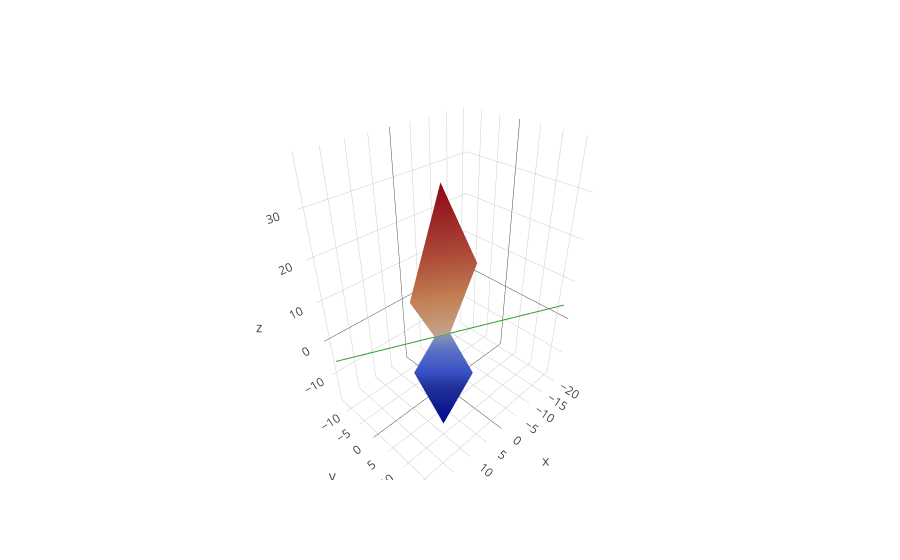

Notebook code for this chart:
### Code cell
n1 = [2.0, 3.0, -1.0]
d1 = 7.0
z1 = zCoordinates(n1, d1)

n2 = [1.0, 1.0, 1.0]
d2 = 1.0
z2 = zCoordinates(n2, d2)

gradient = np.cross(n1,n2)

point = pointIntersect(n1, d1, n2, d2)

print(gradient, point)

x3 = [point[0] + gradient[0]* t for t in np.linspace(-5, 5, 50)]
y3 = [point[1] + gradient[1]* t for t in np.linspace(-5, 5, 50)]
z3 = [point[2] + gradient[2]* t for t in np.linspace(-5, 5, 50)]

iplot(
    [dict(z=z1,
          colorscale='Reds',
          showscale=False,
          type='surface'),
     dict(z=z2,
          colorscale='Blues',
          showscale=False,
          type='surface'),
     go.Scatter3d(x = x3,
                  y = y3,
                  z = z3,
                  mode = 'lines'
                 )
    ]
)

### Figure 1 — Plotly figure (JSON) as saved in the notebook; plotly's stock layout.template omitted (floating-point values rounded to 4 significant figures)
{"data": [{"colorscale": "Reds", "showscale": false, "type": "surface", "z": [[-7, -5, -3, -1, 1, 3, 5, 7, 9, 11], [-4, -2, 0, 2, 4, 6, 8, 10, 12, 14], [-1, 1, 3, 5, 7, 9, 11, 13, 15, 17], [2, 4, 6, 8, 10, 12, 14, 16, 18, 20], [5, 7, 9, 11, 13, 15, 17, 19, 21, 23], [8, 10, 12, 14, 16, 18, 20, 22, 24, 26], [11, 13, 15, 17, 19, 21, 23, 25, 27, 29], [14, 16, 18, 20, 22, 24, 26, 28, 30, 32], [17, 19, 21, 23, 25, 27, 29, 31, 33, 35], [20, 22, 24, 26, 28, 30, 32, 34, 36, 38]]}, {"colorscale": "Blues", "showscale": false, "type": "surface", "z": [[1, 0, -1, -2, -3, -4, -5, -6, -7, -8], [0, -1, -2, -3, -4, -5, -6, -7, -8, -9], [-1, -2, -3, -4, -5, -6, -7, -8, -9, -10], [-2, -3, -4, -5, -6, -7, -8, -9, -10, -11], [-3, -4, -5, -6, -7, -8, -9, -10, -11, -12], [-4, -5, -6, -7, -8, -9, -10, -11, -12, -13], [-5, -6, -7, -8, -9, -10, -11, -12, -13, -14], [-6, -7, -8, -9, -10, -11, -12, -13, -14, -15], [-7, -8, -9, -10, -11, -12, -13, -14, -15, -16], [-8, -9, -10, -11, -12, -13, -14, -15, -16, -17]]}, {"mode": "lines", "type": "scatter3d", "x": [-20, -19.18, -18.37, -17.55, -16.73, -15.92, -15.1, -14.29, -13.47, -12.65, -11.84, -11.02, -10.2, -9.388, -8.571, -7.755, -6.939, -6.122, -5.306, -4.49, -3.673, -2.857, -2.041, -1.224, -0.4082, 0.4082, 1.224, 2.041, 2.857, 3.673, 4.49, 5.306, 6.122, 6.939, 7.755, 8.571, 9.388, 10.2, 11.02, 11.84, 12.65, 13.47, 14.29, 15.1, 15.92, 16.73, 17.55, 18.37, 19.18, 20], "y": [17, 16.39, 15.78, 15.16, 14.55, 13.94, 13.33, 12.71, 12.1, 11.49, 10.88, 10.27, 9.653, 9.041, 8.429, 7.816, 7.204, 6.592, 5.98, 5.367, 4.755, 4.143, 3.531, 2.918, 2.306, 1.694, 1.082, 0.4694, -0.1429, -0.7551, -1.367, -1.98, -2.592, -3.204, -3.816, -4.429, -5.041, -5.653, -6.265, -6.878, -7.49, -8.102, -8.714, -9.327, -9.939, -10.55, -11.16, -11.78, -12.39, -13], "z": [4, 3.796, 3.592, 3.388, 3.184, 2.98, 2.776, 2.571, 2.367, 2.163, 1.959, 1.755, 1.551, 1.347, 1.143, 0.9388, 0.7347, 0.5306, 0.3265, 0.1224, -0.08163, -0.2857, -0.4898, -0.6939, -0.898, -1.102, -1.306, -1.51, -1.714, -1.918, -2.122, -2.327, -2.531, -2.735, -2.939, -3.143, -3.347, -3.551, -3.755, -3.959, -4.163, -4.367, -4.571, -4.776, -4.98, -5.184, -5.388, -5.592, -5.796, -6]}], "layout": {}}
